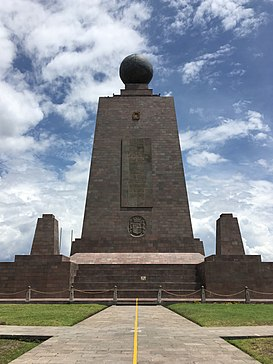
%> input picture Imagenes/mitad del mundo-ecuador.jpg, 273 x 364 px
$ octave LineasHough1M.m   (GNU Octave 9; MATLAB toolbox functions it lacks are replaced by stand-ins)
%> lines starting %> are read from the running program, lines starting %| are printed output that depends on the picture
%%%%%%%%%%%%%%%%%%%%%%%%%%%%%%%%%%%%%%%%%%%%%%%%%%%%%%%%%%%%%%%%%
%Programa que despliega las l韓eas calculadas por las funciones hough,
%houghpeaks, houghlines sobre BW
%%%%%%%%%%%%%%%%%%%%%%%%%%%%%%%%%%%%%%%%%%%%%%%%%%%%%%%%%%%%%%%%%
clear all

%I=imread('Imagenes/figuras-planas.jpg');
%I=imread('Imagenes/iglesia san geronimo.jpg');
%I=imread('Imagenes/Pir醡ide Chichen Itza-Yucat醤.jpg');
I=imread('Imagenes/mitad del mundo-ecuador.jpg');
%> I is the input picture: size 364x273x3 uint8; mean R, G, B 135.5, 139.6, 144.9


I1=rgb2gray(I);
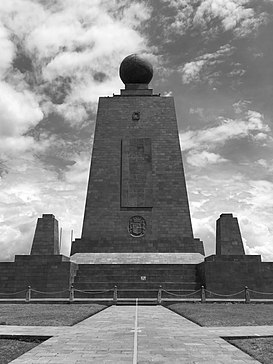
%> I1: size 364x273 uint8; min 0, max 255, mean 138.9
BW=edge(I1,'canny',0.1,0.1);
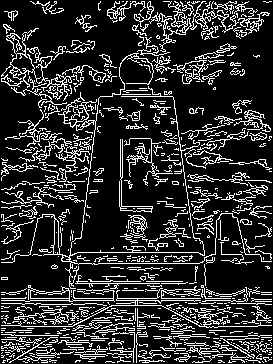
%> BW: size 364x273 logical; 18.3% white in thin lines or dots
[H, theta, rho]=hough(BW);
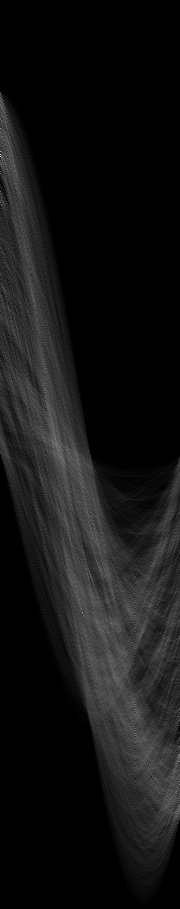
%> H: size 909x180 double; min 0, max 221, mean 20
%> theta = 180 values from -90 to 89; rho = 909 values from -454 to 454
Hu=uint8(H);
imshow(Hu,[],'XData',theta,'YData',rho,'InitialMagnification','fit')

axis on, axis normal

P=houghpeaks(H,20,'threshold',ceil(0.3*max(H(:))));
%> P = 20 rows, first 12: [155 1; 613 83; 129 1; 203 1; 564 98; 446 57; 710 136; 192 1; 808 180; 389 46; 457 63; 539 94]
%P=houghpeaks(H,150,'threshold',ceil(0.1*max(H(:))));

hold on

x=theta(P(:,2));
%> x = 20 values, max 89 at index 9, min -90 at index 1, mean -29.25
y=rho(P(:,1));
%> y = 20 values, max 353 at index 9, min -326 at index 3, mean -15.55
plot(x,y,'s');
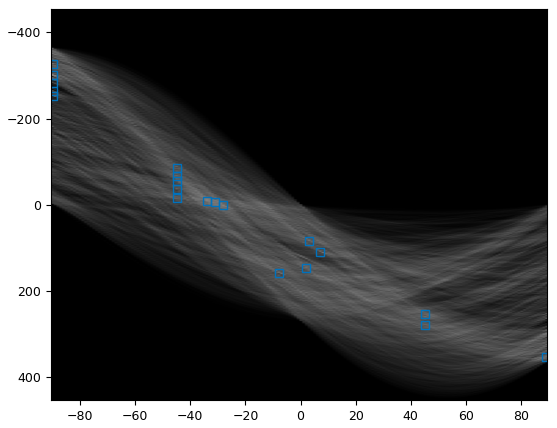
%> figure redrawn from the program's plot data
lines=houghlines(BW,theta,rho,P);
%> lines = 36 lines; longest, point1 to point2 (x, y): (33, 363) to (217, 180), (8, 253) to (264, 253), (2, 301) to (254, 301), (22, 327) to (258, 327), (120, 196) to (272, 349), (120, 193) to (234, 362)
figure
imshow(BW);

hold on
max_len = 0;
%se barren los arreglos de estructuras encontradas lineas
%que contienen los valores de las lineas
for k=1:length(lines)
xy = [lines(k).point1; lines(k).point2];
plot(xy(:,1),xy(:,2),'LineWidth',2,'Color','green');
%Se grafica el inicio y final de las lineas
plot(xy(1,1),xy(1,2),'x','LineWidth',2,'Color','yellow');
plot(xy(2,1),xy(2,2),'x','LineWidth',2,'Color','red');
%Se determina el final del segmento mas largo
len = norm(lines(k).point1 - lines(k).point2);
if(len>max_len)
	max_len = len;
xy_long = xy;
end
end
%> this loop made 36 passes
%> (len, max_len, xy_long) on passes 1, 6, 25: (252, 252, [2 301; 254 301]), (256, 256, [8 253; 264 253]), (259.5, 259.5, [33 363; 217 180])
%> (xy, len) on passes 2, 3, 4, 5, 7, 8: ([162 14; 170 69], 55.58), ([174 98; 198 269], 172.7), ([201 290; 211 361], 71.7), ([22 327; 258 327], 236), ([67 354; 80 253], 101.8), ([82 232; 104 59], 174.4)
%Se resalta los segmentos largos
plot(xy_long(:,1),xy_long(:,2),'LineWidth',2,'Color','cyan');
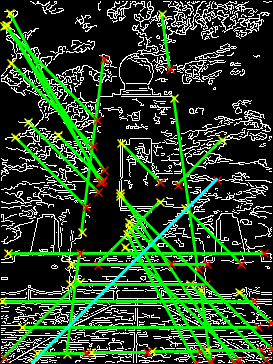
%> figure redrawn from the program's plot data


figure,imshow(I);
